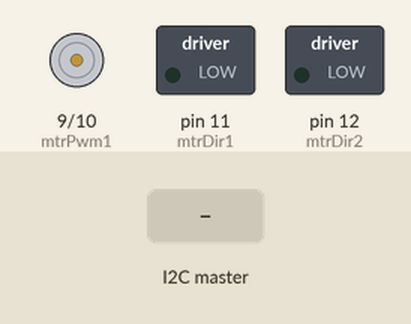
This sketch was run on a simulated Arduino Uno, built with avr-gcc and run on an emulated ATmega328P. Parts: motor-driver pin pairs drawn as motors (green arrow = first pin HIGH = forward, orange = second pin HIGH = backward, longer = more drive), switched loads named in the sketch (green lamp = pin HIGH). The test bench sets the inputs (shaded band).

Above: at 1.2 s.
1.3 s: the I2C master sends the byte 1
At 2.6 s:
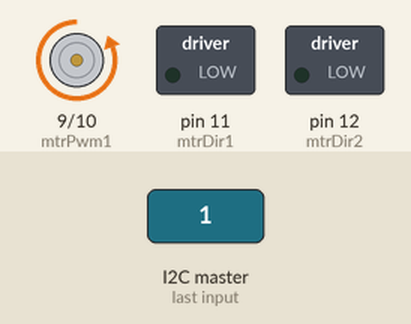
Timing chart, 0 to 4.3 s (numbered marks = the images above; inputs shaded):
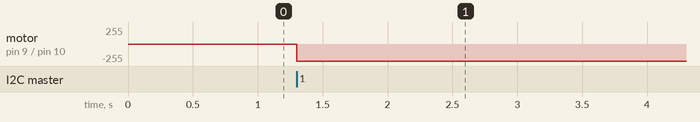

The sketch:

motor.ino
```cpp
// Import wire library to be able to use i2c communicaiton
#include <Wire.h>

// Define slave address
#define SLAVE_ADDR 9

// Define the motor control pins
#define mtrPwm1 9
#define mtrDir1 11
#define mtrPwm2 10
#define mtrDir2 12

// Initialize newData flag
boolean newData = false;

// Initialize motor command array that stores values read from bus
int mtrCmd[3];

// Motor 1 turns faster than motor 2, so add an offset to motor 1 speed commands to help the bot drive straight
int offset = 10;
void setup() {
  // Initialize motor pins
  pinMode(mtrPwm1, OUTPUT);
  pinMode(mtrDir1, OUTPUT);
  pinMode(mtrPwm2, OUTPUT);
  pinMode(mtrDir2, OUTPUT);

  // Initialize I2C communications as slave
  Wire.begin(SLAVE_ADDR);
  // Tell slave which function to run when receiving data from bus (motor input command function)
  Wire.onReceive(receiveEvent);

  // To be able to look at serial monitor when running code for test
  Serial.begin(9600);
}

void receiveEvent(int howMany) {
  while (Wire.available()) { // loop through all but the last
    for(int i = 0; i < 3; i++){
      mtrCmd[i] = Wire.read();
    }
  }
  newData = true;
}

void mtrCtrl(int speedFreq, int direction){
  switch (direction) {
    // Motors off
    case 0:
      analogWrite(mtrPwm1, 0);
      analogWrite(mtrPwm1, 0);
      break;
    // Move forward
    case 1:
      digitalWrite(mtrDir1, LOW);
      digitalWrite(mtrDir2, HIGH);
      break;
    // Move backwards
    case 2:
      digitalWrite(mtrDir1, HIGH);
      digitalWrite(mtrDir2, LOW);
      break;
    // Move left
    case 3:
      digitalWrite(mtrDir1, LOW);
      digitalWrite(mtrDir2, LOW);
      break;
    // Move right
    case 4:
      digitalWrite(mtrDir1, HIGH);
      digitalWrite(mtrDir2, HIGH);
      break;
  }
  analogWrite(mtrPwm1, max(0,speedFreq-offset));
  analogWrite(mtrPwm2, speedFreq);
}

void loop() {
    // when new data is written to bus then we want to run the motors, otherwise read from the ultrasonic sensors, refreshing every half second
  if(newData)
  {
    mtrCtrl(mtrCmd[1], mtrCmd[2]);
    newData = false;    //just read the new data
  }
}
```

Measured:
- after the input at 1.3 s, motor on pin 9 (mtrPwm1) / pin 10 (mtrPwm2): stopped → backward 255/255 at once
